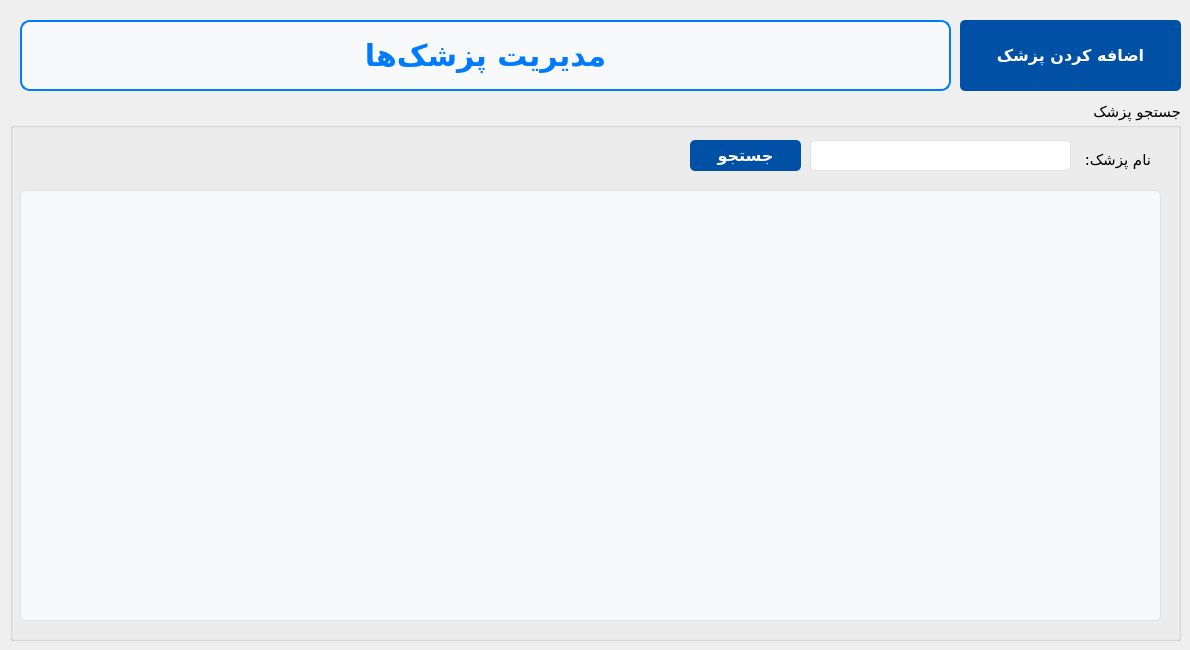
    <widget class="QWidget" name="medicalRecords_tab">
     <attribute name="title">
      <string>پزشک‌ها</string>
     </attribute>
     <widget class="QPushButton" name="addDoctor_btn">
      <property name="geometry">
       <rect>
        <x>960</x>
        <y>20</y>
        <width>221</width>
        <height>71</height>
       </rect>
      </property>
      <property name="font">
       <font>
        <family>Vazirmatn,sans-serif</family>
        <pointsize>-1</pointsize>
        <weight>75</weight>
        <bold>true</bold>
        <underline>false</underline>
        <strikeout>false</strikeout>
       </font>
      </property>
      <property name="styleSheet">
       <string notr="true">QPushButton {
    background-color: #0050a5; /* Bootstrap primary blue */
    color: white; /* White text */
    border: none;
    border-radius: 5px; /* Rounded corners */
    padding: 10px 20px; /* Padding */
    font-size: 16px; /* Font size */
    font-weight: bold; /* Bold text */
    text-align: center;
    text-decoration: none;
    font-family: 'Vazirmatn', sans-serif; /* Font family */
}

QPushButton:hover {
    background-color: #0056b3; /* Darker blue on hover */
}

QPushButton:pressed {
    background-color: #004085; /* Even darker blue on press */
}
</string>
      </property>
      <property name="text">
       <string>اضافه کردن پزشک</string>
      </property>
     </widget>
     <widget class="QGroupBox" name="groupBox_5">
      <property name="geometry">
       <rect>
        <x>10</x>
        <y>100</y>
        <width>1171</width>
        <height>541</height>
       </rect>
      </property>
      <property name="font">
       <font>
        <family>Vazirmatn Black</family>
        <pointsize>11</pointsize>
        <weight>50</weight>
        <bold>false</bold>
        <kerning>true</kerning>
       </font>
      </property>
      <property name="layoutDirection">
       <enum>Qt::LeftToRight</enum>
      </property>
      <property name="title">
       <string>جستجو پزشک</string>
      </property>
      <property name="alignment">
       <set>Qt::AlignRight|Qt::AlignTrailing|Qt::AlignVCenter</set>
      </property>
      <widget class="QPushButton" name="searchDoctor_btn">
       <property name="geometry">
        <rect>
         <x>680</x>
         <y>40</y>
         <width>111</width>
         <height>31</height>
        </rect>
       </property>
       <property name="styleSheet">
        <string notr="true">QPushButton {
    background-color: #0050a5; /* Bootstrap primary blue */
    color: white; /* White text */
    border: none;
    border-radius: 5px; /* Rounded corners */
    font-size: 16px; /* Font size */
    font-weight: bold; /* Bold text */
    text-align: center;
    text-decoration: none;
    font-family: 'Vazirmatn', sans-serif; /* Font family */
}

QPushButton:hover {
    background-color: #0056b3; /* Darker blue on hover */
}

QPushButton:pressed {
    background-color: #004085; /* Even darker blue on press */
}
</string>
       </property>
       <property name="text">
        <string>جستجو</string>
       </property>
      </widget>
      <widget class="QListWidget" name="doctors_lst">
       <property name="geometry">
        <rect>
         <x>10</x>
         <y>90</y>
         <width>1141</width>
         <height>431</height>
        </rect>
       </property>
       <property name="font">
        <font>
         <family>Vazirmatn,sans-serif</family>
         <pointsize>-1</pointsize>
        </font>
       </property>
       <property name="layoutDirection">
        <enum>Qt::RightToLeft</enum>
       </property>
       <property name="styleSheet">
        <string notr="true">/* Basic ListWidget styling */
QListWidget {
    background-color: #f8f9fa; /* Light grey background */
    border: 1px solid #dee2e6; /* Border color */
    border-radius: 5px; /* Rounded corners */
    padding: 5px; /* Padding inside the list */
    font-family: 'Vazirmatn', sans-serif; /* Font family */
    font-size: 17px; /* Font size */
    outline: 0; /* Remove focus indicator */
}

/* Item styling */
QListWidget::item {
    padding: 10px 15px; /* Padding for each item */
    margin: 5px 0; /* Margin between items */
    background-color: #ffffff; /* White background for items */
    border-radius: 5px; /* Rounded corners for items */
    color: #343a40; /* Dark grey text color */
    outline: 0; /* Remove focus indicator */
}

/* Hover effect for items */
QListWidget::item:hover {
    background-color: #e9ecef; /* Light grey background on hover */
}

/* Selected item styling */
QListWidget::item:selected {
    background-color: #0050a5;
	color: white;
}

/* Scroll bar styling */
QScrollBar:vertical {
    background: #f8f9fa; /* Light grey background for the scroll bar */
    width: 12px; /* Width of the vertical scroll bar */
    margin: 22px 0 22px 0; /* Margin to fit the top and bottom arrows */
    border: 1px solid #dee2e6; /* Border color */
    border-radius: 5px; /* Rounded corners */
}

QScrollBar::handle:vertical {
    background: #ced4da; /* Medium grey handle */
    min-height: 20px; /* Minimum height of the handle */
    border-radius: 5px; /* Rounded corners */
}

QScrollBar::add-line:vertical,
QScrollBar::sub-line:vertical {
    background: #ced4da; /* Medium grey for arrows */
    height: 20px;
    subcontrol-origin: margin;
    subcontrol-position: top;
    border-radius: 5px; /* Rounded corners */
}

QScrollBar::add-page:vertical, QScrollBar::sub-page:vertical {
    background: none;
}
</string>
       </property>
      </widget>
      <widget class="QLabel" name="label_12">
       <property name="geometry">
        <rect>
         <x>1070</x>
         <y>50</y>
         <width>71</width>
         <height>20</height>
        </rect>
       </property>
       <property name="text">
        <string>نام پزشک:</string>
       </property>
      </widget>
      <widget class="QLineEdit" name="doctorName_txtbox">
       <property name="geometry">
        <rect>
         <x>800</x>
         <y>40</y>
         <width>261</width>
         <height>31</height>
        </rect>
       </property>
       <property name="layoutDirection">
        <enum>Qt::RightToLeft</enum>
       </property>
       <property name="styleSheet">
        <string notr="true">/* Basic LineEdit styling */
QLineEdit {
    background-color: #ffffff; /* White background */
    border: 1px solid #dee2e6; /* Light grey border */
    border-radius: 5px; /* Rounded corners */
    font-family: 'Vazirmatn', sans-serif; /* Font family */
    font-size: 16px; /* Font size */
    color: #343a40; /* Dark grey text color */
    outline: none; /* Remove default outline */
    transition: border-color 0.3s, box-shadow 0.3s; /* Smooth transition */
}

/* Hover effect */
QLineEdit:hover {
    border: 1px solid #007bff; /* Blue border on hover */
}

/* Focus effect */
QLineEdit:focus {
    border: 1px solid #007bff; /* Blue border on focus */
    box-shadow: 0 0 5px rgba(0, 123, 255, 0.5); /* Blue shadow on focus */
}

/* Disabled state */
QLineEdit:disabled {
    background-color: #e9ecef; /* Light grey background when disabled */
    color: #6c757d; /* Grey text color when disabled */
}

</string>
       </property>
       <property name="locale">
        <locale language="Persian" country="Iran"/>
       </property>
       <property name="text">
        <string/>
       </property>
      </widget>
     </widget>
     <widget class="QLabel" name="label_4">
      <property name="geometry">
       <rect>
        <x>20</x>
        <y>20</y>
        <width>931</width>
        <height>71</height>
       </rect>
      </property>
      <property name="font">
       <font>
        <family>A Rezvan-fat,sans-serif</family>
        <pointsize>-1</pointsize>
        <weight>75</weight>
        <bold>true</bold>
       </font>
      </property>
      <property name="layoutDirection">
       <enum>Qt::RightToLeft</enum>
      </property>
      <property name="autoFillBackground">
       <bool>false</bool>
      </property>
      <property name="styleSheet">
       <string notr="true">/* Basic styling for the company name label */
QLabel {
    color: #007bff; /* Bootstrap primary blue text color */
    font-family: 'A Rezvan-fat', sans-serif; /* Font family */
    font-size: 30px; /* Larger font size for prominence */
    font-weight: bold; /* Bold text */
    padding: 10px; /* Padding around the text */
    border: 2px solid #007bff; /* Optional: Border with the same blue color */
    border-radius: 10px; /* Rounded corners */
    background-color: #f8f9fa; /* Light grey background to make it stand out */
    text-align: center; /* Center-align the text */
}

/* Hover effect */
QLabe:hover {
    color: #0056b3; /* Darker blue on hover */
    border-color: #0056b3; /* Match border color on hover */
}
</string>
      </property>
      <property name="text">
       <string>مدیریت پزشک‌ها</string>
      </property>
      <property name="alignment">
       <set>Qt::AlignCenter</set>
      </property>
     </widget>
    </widget>
